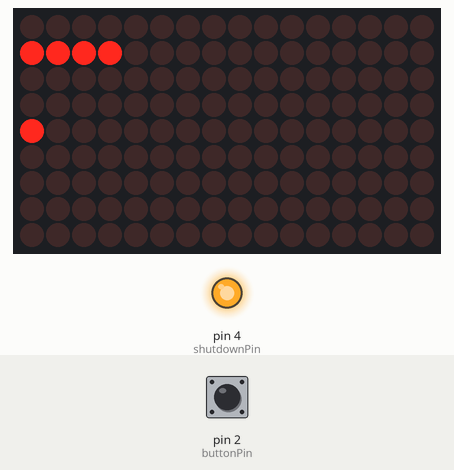
Bench run of a sketch on a simulated Arduino Uno, built with avr-gcc and run on an emulated ATmega328P. On the bench: 16×9 LED matrix, output pins drawn as LEDs (lit = HIGH). The inputs (shaded band) are chosen by the test bench; at power-on: pin 2 (buttonPin) LOW.

Above: at 1.2 s.
1.3 s: pin 2 (buttonPin) pulled HIGH for 0.15 s
At 2.2 s:
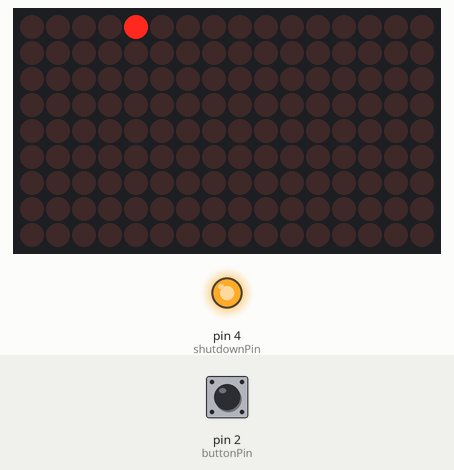
4.4 s: pin 2 (buttonPin) pulled HIGH for 1 s
At 5.7 s:
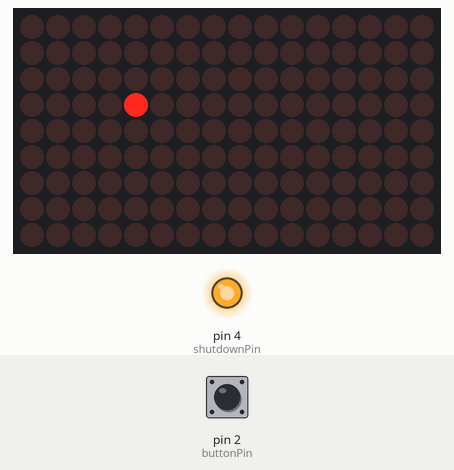
6.9 s: pin 2 (buttonPin) pulled HIGH for 0.15 s
At 7.8 s:
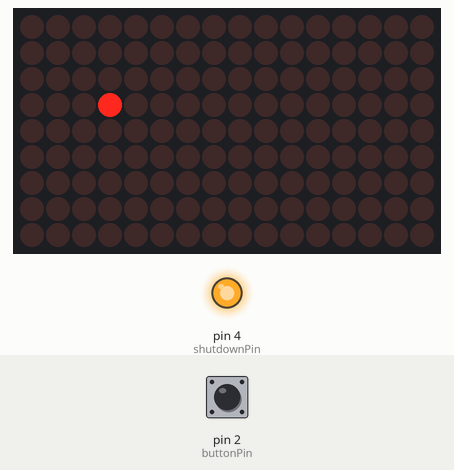
10.0 s: pin 2 (buttonPin) pulled HIGH for 3.2 s
At 14.0 s:
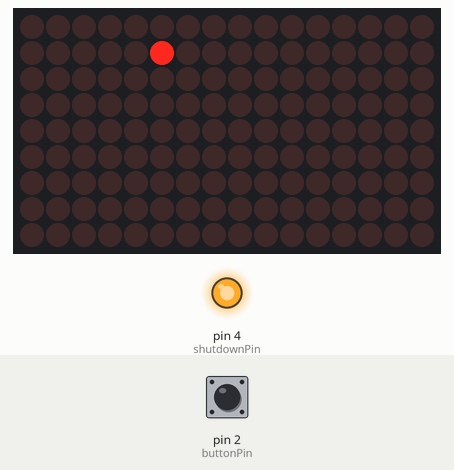
14.7 s: pin 2 (buttonPin) pulled HIGH for 0.15 s
At 15.6 s:
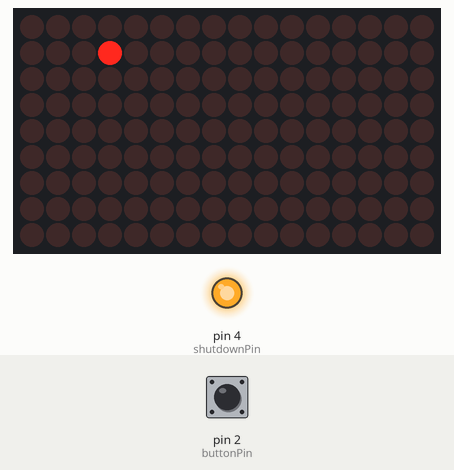
17.8 s: pin 2 (buttonPin) pulled HIGH for 1 s
At 19.5 s:
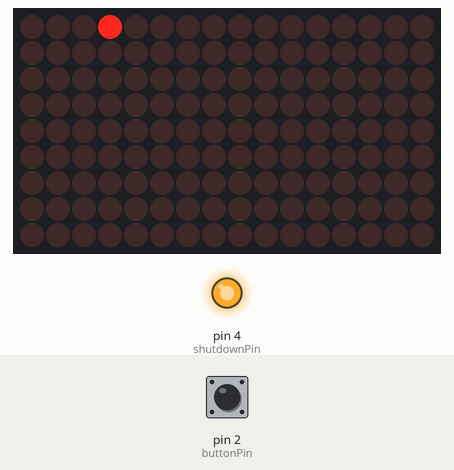
Timing chart, 0 to 21.0 s (numbered marks = the images above; inputs shaded):
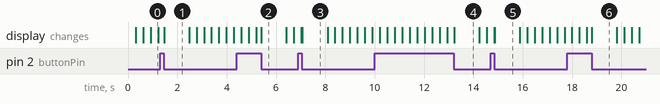

The sketch:

Cyclone.ino
```cpp
#include <Wire.h>
#include <toneAC.h>
#include <Adafruit_GFX.h>
#include <Adafruit_IS31FL3731_Mod.h>

const bool SOUND_ON_BY_DEFAULT = true;

const int buttonPin = 2;
const int shutdownPin = 4;

bool ledStatus;
Adafruit_IS31FL3731 ledmatrix = Adafruit_IS31FL3731();
int statusReg;

void setup() {
  statusReg = MCUSR;
  pinMode(shutdownPin, OUTPUT);
  pinMode(buttonPin, INPUT);
  // Enable driver by pulling pin 4 high
  digitalWrite(shutdownPin, HIGH);

  ledStatus = false;
  ledmatrix.begin();

  // Disable the LEDs we're not using
  ledmatrix.disableLedPage(1);
  ledmatrix.disableLedPage(3);
  ledmatrix.disableLedPage(5);
  ledmatrix.disableLedPage(7);
  //ledmatrix.disableLedPage(8); // Blinkers
  ledmatrix.disableLedPage(9);
  ledmatrix.disableLedPage(10);
  ledmatrix.disableLedPage(11);
  ledmatrix.disableLedPage(12);
  ledmatrix.disableLedPage(13);
}

void playSound(uint8_t melody) {
  switch(melody) {
  case 0:
      toneAC(220, 5, 125, true);
      delay(125);
      toneAC(294, 5, 125, true);
      delay(125);
      toneAC(440, 5, 350, true);
    break;
  case 1:
    toneAC(140, 5, 500, true);
    break;
  }
}

void drawSequential(uint8_t led, uint8_t brightness) {
  uint8_t x, y;
  if(led < 32) {
    y = led / 8;
    x = led % 8;
    ledmatrix.drawPixel(x, y, brightness);
  }
}

void drawFlash(bool alt, uint8_t brightness) {
  ledmatrix.drawPixel(0, 4, alt ? brightness : 0);
  ledmatrix.drawPixel(1, 4, !alt ? brightness : 0);
}

void cyclone(bool audio) {
  uint8_t head, tail1, tail2, tail3, tail4 = 0;
  uint8_t tailLength = 0;
  bool buttonLockout = true;
  bool clockwise = false;
  bool altEffect = false;
  while(1) {
    if(buttonLockout && digitalRead(buttonPin) == HIGH) {
      buttonLockout = false;
    }
    if(clockwise) {
      head -= 1;
      tail1 = head + 1;
      tail2 = head + 2;
      tail3 = head + 3;
    } else {
      head += 1;
      tail1 = head - 1;
      tail2 = head - 2;
      tail3 = head - 3;
    }
    ledmatrix.clear();
    if(!(head % 8)) {
      altEffect = !altEffect;
    }
    drawFlash(altEffect, 128);
    drawSequential(head % 32, 255);
    if(tailLength >= 1) {
      drawSequential(tail1 % 32, 32);
    }
    if(tailLength >= 2) {
      drawSequential(tail2 % 32, 16);
    }
    if(tailLength >= 3) {
      drawSequential(tail3 % 32, 8);
    } else {
      tailLength++;
    }
    for(uint8_t b = 0; b < 5; b++) {
      if(!buttonLockout && digitalRead(buttonPin) == LOW) {
        ledmatrix.clear();
        drawSequential(head % 32, 255);

        if(head % 32 == 8) {
          if(audio) {
            playSound(0);
          }
          alternate(125, 3);
          ledmatrix.clear();
          drawSequential(head % 32, 255);
          delay(125);
        }
        else {
          if(audio) {
            playSound(1);
          }
          delay(1000);
        }
        buttonLockout = true;
        tailLength = 0;
        clockwise = !clockwise;
      }
      delay(1);
    }
  }
}

void cycle(uint8_t delayMs, uint8_t numLoops) {
  for(; numLoops > 0; numLoops--) {
    for(uint8_t y = 0; y < 4; y++) {
      for (uint8_t x = 0; x < 8; x++) {
        ledmatrix.clear();
        ledmatrix.drawPixel(x, y, 255);
        delay(delayMs);
      }
    }
  }
}

void breath(uint8_t delayMs, uint8_t numLoops) {
  for(; numLoops > 0; numLoops--) {
    for(int intensity = 0; intensity <= 254; intensity+=2) {
      for(uint8_t y = 0; y < 4; y++) {
        for (uint8_t x = 0; x < 8; x++) {
          ledmatrix.drawPixel(x, y, intensity);
          //delay(delayMs);
          //while(digitalRead(buttonPin) == LOW) {}
        }
      }
    }
    for(int intensity = 255; intensity >= 1; intensity-=2) {
      for(uint8_t y = 0; y < 4; y++) {
        for (uint8_t x = 0; x < 8; x++) {
          ledmatrix.drawPixel(x, y, intensity);
          //delay(delayMs);
          //while(digitalRead(buttonPin) == LOW) {}
        }
      }
    }
    delay(100);
  }
}

void alternate(uint8_t delayMs, uint8_t numLoops) {
  for(; numLoops > 0; numLoops--) {
    for(uint8_t i = 0; i < 2; i++) {
      ledmatrix.clear();
      for(uint8_t y = 0; y < 4; y++) {
        for (uint8_t x = 0; x < 8; x++) {
          ledmatrix.drawPixel(x, y, x % 2 == i ? 255 : 0);
        }
      }
      delay(delayMs);
    }
  }
}

void loop() {
  //foo();
  cyclone(digitalRead(buttonPin) == SOUND_ON_BY_DEFAULT);
  //cycle(5, 3);
  //breath(1, 1);
  //alternate(175, 5);
}
```

Measured:
- after the input at 1.3 s, the display: changes after 0.17 s (image 1)
- after the input at 4.4 s, the display: first differs from a run without the input after 1.0 s (image 2)
- after the input at 6.9 s, the display: first differs from a run without the input after 0.17 s (image 3)
- after the input at 10.0 s, the display: first differs from a run without the input after 3.2 s (image 4)
- after the input at 14.7 s, the display: first differs from a run without the input after 0.17 s (image 5)
- after the input at 17.8 s, the display: first differs from a run without the input after 1.0 s (image 6)
- what the display in image 1 shows lasts 1.0 s, from 1.5 s to 2.5 s
